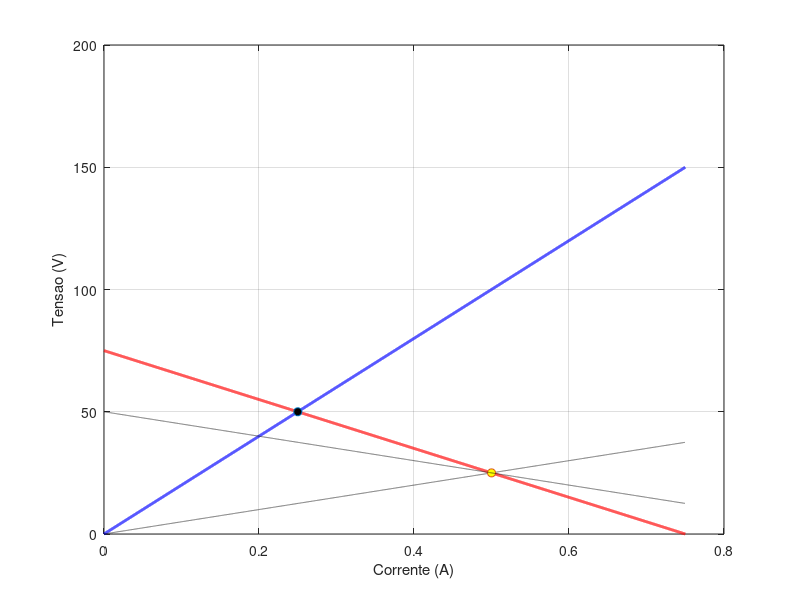

The MATLAB source for this figure: (Note: this script raises an error after producing the figure.)
clc; clear; close all;

Vs = 75; Rs = 100; RL_CC = 200; Td = 2e-3; Z0=50;
%Vs=24; Rs=5; RL_CC=25; Z0=100; Td=5e-3;

n_iteracoes=5;

%% Fonte

I=Vs/Rs;
x = linspace(0, I, 10000);
fonte_y= Vs - Rs * x;
plot(x, fonte_y, 'r', 'LineWidth', 2); hold on;


%% Carga

carga_y = RL_CC * x;
plot(x, carga_y, 'b', 'LineWidth', 2); grid on;

%% Ponto de operaçao

y= carga_y - fonte_y;
zer = find(y==0);
        if isempty(zer)
            disp('FDS');
            y=round(y, 1);
            zer=find(y==0);
            zer=zer(1);
        end

P=[zer*I/(10000), carga_y(zer)]

plot(P(1), P(2), 'o', 'MarkerFaceColor','k');

xlabel('Corrente (A)'); ylabel('Tensao (V)');
%legend('Fonte', 'Carga', 'Ponto de operacao', 'Location','best');


%% Tensao na fonte e carga

ponto_i = [0 0];
for k=0:n_iteracoes

    if mod(k, 2) == 0
        b=ponto_i(2) - Z0*ponto_i(1)
        y1= Z0*x + b; 
        
        aux=fonte_y-y1;
        zer1=find(aux==0)
        if isempty(zer1)
            disp('FDS');
            aux=round(aux, 1);
            zer1=find(aux==0);
            zer1=zer1(1);
        end
        
        ponto_i=[zer1*I/10000, y1(zer1)]
        plot(x, y1, 'k--'); hold on;
        plot(ponto_i(1), ponto_i(2), 'o', 'MarkerFaceColor','y');
        
    
    else
        b=ponto_i(2) + Z0*ponto_i(1)
        y2=-Z0*x + b;
        plot(x, y2, 'k--'); hold on;

        %ylim([0 25]); xlim([0 1]);

        aux= y2 - carga_y;
        zer1=find(aux==0)
        
        if isempty(zer1)
            disp('FDS');
            aux=round(aux, 1);
            zer1=find(aux==0);
            zer1=zer1(1);
        end

        if I>4*P(1)
            ylim([0 Vs+1]); xlim([0 2*P(1)]);
        else
            ylim([0 Vs+1]); xlim([0 I]);
        end

        ponto_i=[zer1*I/10000, y2(zer1)]
        plot(ponto_i(1), ponto_i(2), 'o', 'MarkerFaceColor','y');
    end
end

hold off;
